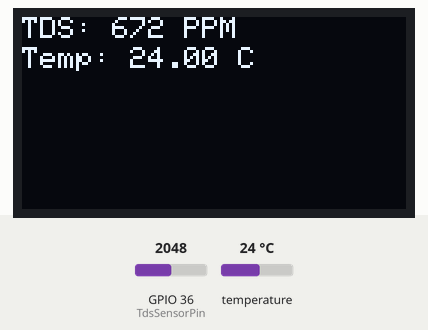
The sketch below on a simulated ESP32. Parts: 128×64 one-colour display. The test bench sets the inputs (shaded band); at power-on: temperature 24 °C, GPIO 36 (TdsSensorPin) = 2048. The display library's start-up logo is not drawn; what the sketch prints to the serial monitor is not drawn.

Above: at 3.4 s.
3.5 s: temperature set to 12 °C
At 6.0 s:
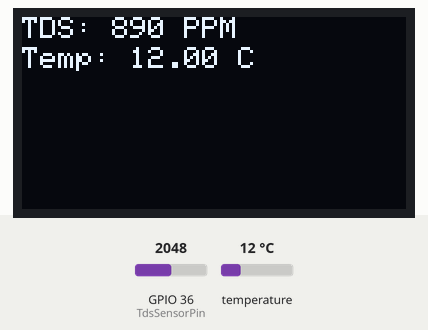
6.6 s: GPIO 36 (TdsSensorPin) set to 2866
At 8.3 s:
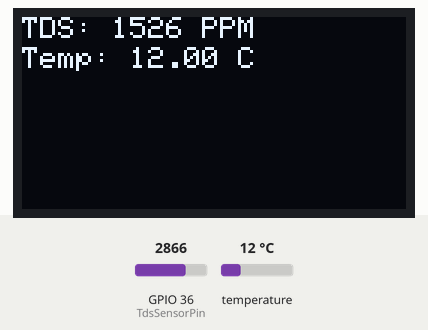
9.0 s: temperature set to 19 °C
At 10.6 s:
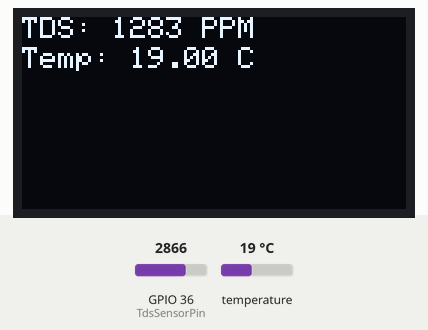
11.3 s: GPIO 36 (TdsSensorPin) set to 3603
At 12.9 s:
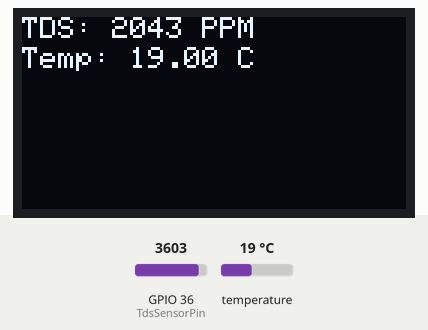
13.6 s: temperature set to 28 °C
At 15.1 s:
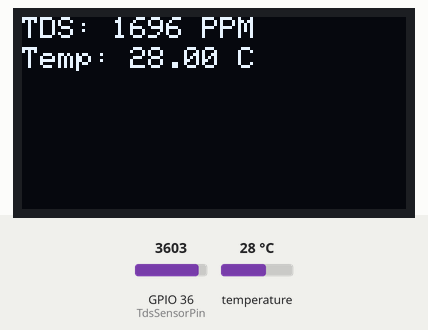
15.9 s: GPIO 36 (TdsSensorPin) set to 4095
At 17.4 s:
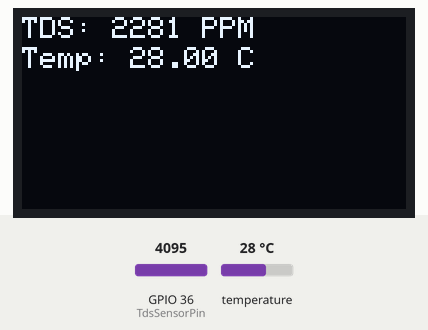
Timing chart, 0 to 18.9 s (numbered marks = the images above; inputs shaded):
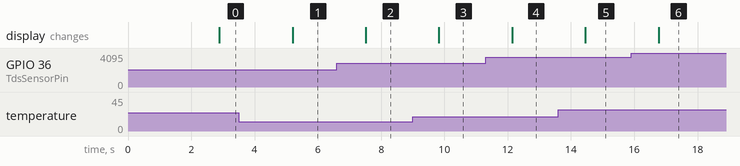

The sketch:

tds.ino
```cpp
#include <Wire.h>
#include <Adafruit_GFX.h>
#include <Adafruit_SSD1306.h>
#include <OneWire.h>
#include <DallasTemperature.h>
#include "GravityTDS.h"

#define SCREEN_WIDTH 128
#define SCREEN_HEIGHT 64
#define OLED_RESET    -1
Adafruit_SSD1306 display(SCREEN_WIDTH, SCREEN_HEIGHT, &Wire, OLED_RESET);

#define TdsSensorPin 36  // Analog pin connected to the TDS sensor
#define ONE_WIRE_BUS 4  // Pin connected to the DS18B20 temperature sensor

OneWire oneWire(ONE_WIRE_BUS);
DallasTemperature sensors(&oneWire);
GravityTDS gravityTds;

float tdsValue = 0;

void setup() {
  Serial.begin(115200);
  display.begin(SSD1306_SWITCHCAPVCC, 0x3C);
  display.display();
  delay(2000);
  display.clearDisplay();
  sensors.begin();
  gravityTds.setPin(TdsSensorPin);
  gravityTds.setAref(3.3);  // Reference voltage on ADC, default 5.0V on ESP32
  gravityTds.setAdcRange(4096);  // 4096 for 12-bit ADC on ESP32
  gravityTds.begin();  // Initialization
}

void loop() {
  sensors.requestTemperatures();
  gravityTds.setTemperature(sensors.getTempCByIndex(0));  // Set the temperature and execute temperature compensation
  gravityTds.update();  // Sample and calculate
  tdsValue = gravityTds.getTdsValue();  // Get the TDS value

  Serial.print(tdsValue, 0);
  Serial.print("ppm-----------");
  Serial.print("Temperature is: ");
  Serial.println(sensors.getTempCByIndex(0));

  display.clearDisplay();
  display.setTextSize(1);
  display.setTextColor(SSD1306_WHITE);
  display.setCursor(0, 0);
  display.print("TDS: ");
  display.print(tdsValue, 0);
  display.print(" PPM");

  display.setCursor(0, 10);
  display.print("Temp: ");
  display.print(sensors.getTempCByIndex(0));
  display.print(" C");

  display.display();
  delay(1500);
}
```

Measured:
- after the input at 3.5 s, the display: changes after 1.7 s (image 1)
- after the input at 6.6 s, the display: changes after 0.91 s (image 2)
- after the input at 9.0 s, the display: changes after 0.83 s (image 3)
- after the input at 11.3 s, the display: changes after 0.84 s (image 4)
- after the input at 13.6 s, the display: changes after 0.86 s (image 5)
- after the input at 15.9 s, the display: changes after 0.87 s (image 6)
